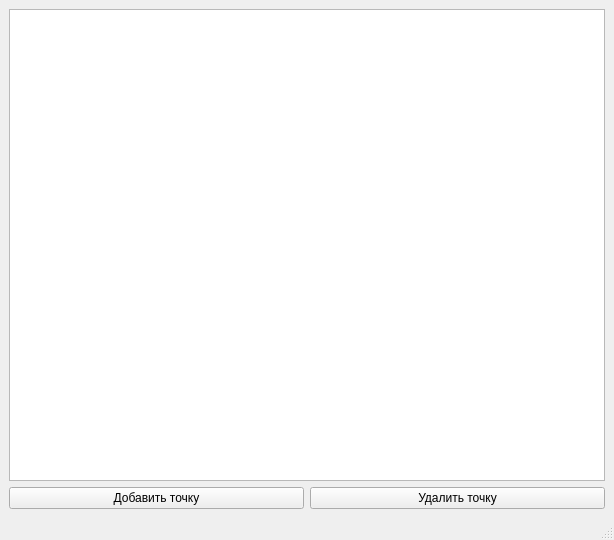
<?xml version="1.0" encoding="UTF-8"?>
<ui version="4.0">
 <class>CoordinateSystemMainWindow</class>
 <widget class="QMainWindow" name="CoordinateSystemMainWindow">
  <property name="geometry">
   <rect>
    <x>0</x>
    <y>0</y>
    <width>614</width>
    <height>540</height>
   </rect>
  </property>
  <property name="windowTitle">
   <string>CoordinateSystemMainWindow</string>
  </property>
  <widget class="QWidget" name="centralwidget">
   <layout class="QVBoxLayout" name="verticalLayout">
    <item>
     <layout class="QGridLayout" name="gridLayout">
      <item row="0" column="0">
       <widget class="QTableView" name="tvCoordinates"/>
      </item>
      <item row="1" column="0">
       <layout class="QHBoxLayout" name="horizontalLayout_3">
        <item>
         <widget class="QPushButton" name="pbAddPoint">
          <property name="text">
           <string>Добавить точку</string>
          </property>
         </widget>
        </item>
        <item>
         <widget class="QPushButton" name="pbRemovePoint">
          <property name="text">
           <string>Удалить точку</string>
          </property>
         </widget>
        </item>
       </layout>
      </item>
     </layout>
    </item>
   </layout>
  </widget>
  <widget class="QMenuBar" name="menubar">
   <property name="geometry">
    <rect>
     <x>0</x>
     <y>0</y>
     <width>614</width>
     <height>22</height>
    </rect>
   </property>
  </widget>
  <widget class="QStatusBar" name="statusbar"/>
 </widget>
 <resources/>
 <connections/>
</ui>
